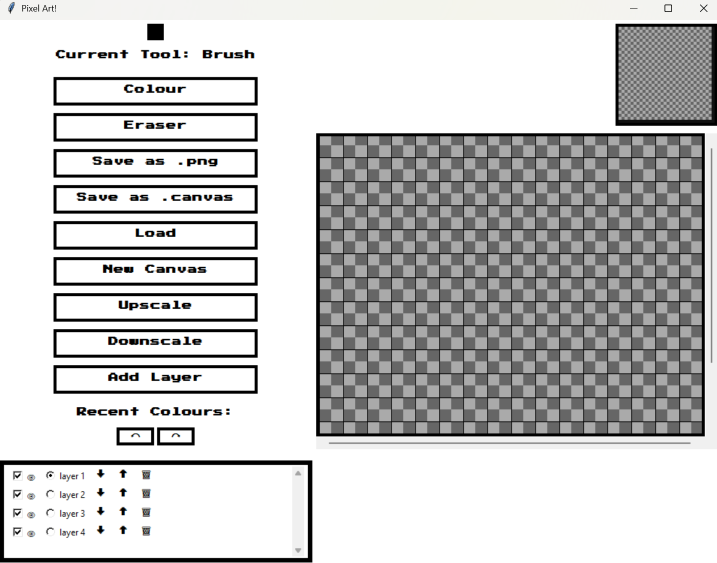
#> input picture image.png, 1434 x 1126 px (shown at 1/2 size)
$ python -i drawing_gui.py   (imports and definitions only)
#> lines starting #> are read from the running program, lines starting #| are printed output that depends on the picture
### src/layer.py
from __future__ import annotations
from typing import TextIO
from pixel import Pixel, convert_to_hex_rgb


# [37 lines left out: function average_pixels, not called in this run]


class Layer:
    """
    A representation of a single layer in a drawing application.

    Attributes:
    - name: the name of this Layer
    - visible: whether this layer is visible
    - _pixels: a list of lists representing the grid of pixels
    - size: the dimensions of this Layer

    Representation Invariants:
    - self.size[0] == len(self._pixels)
    - self.size[0] > 0 and self.size[1] > 0
    - len(self.name) > 0
    - each sublist in self._pixels represents a column of length self.size[1]
    """
    name: str
    visible: bool
    _pixels: list[list[Pixel]]
    size: tuple[int, int]

    def __init__(self, size: tuple[int, int],
                 bg: tuple[int, int, int] | None = None,
                 name: str = 'Layer') -> None:
        """
        Initialize this Layer with a <size[0]> * <size[1]> grid of pixels,
        where <size[0]> is the number of columns in the grid and <size[1]> is
        the number of rows in the grid.

        The layer will be named <name> and <bg> will be used as the background
        colour. If <bg> is not provided, the background should be transparent
        by default.

        The layer should initially be visible.

        Note: A layer could still be visible despite containing only transparent
            pixels.

        Preconditions:
        - bg is None or is_valid_rgb_colour(bg)
        - len(name) > 0

        >>> new_layer = Layer((3, 4), (51, 12, 47), 'New Layer')
        >>> new_layer.name == "New Layer"
        True
        >>> new_layer.visible
        True
        >>> new_layer.size
        (3, 4)
        >>> print(new_layer)  # Note: requires get_pixel to be implemented for this to work
        True
        (51, 12, 47)|(51, 12, 47)|(51, 12, 47)
        (51, 12, 47)|(51, 12, 47)|(51, 12, 47)
        (51, 12, 47)|(51, 12, 47)|(51, 12, 47)
        (51, 12, 47)|(51, 12, 47)|(51, 12, 47)
        """
        self.name = name
        self.visible = True
        self.size = size
        self._pixels = []
        for _ in range(size[0]):
            column = []
            for _ in range(size[1]):
                column.append(Pixel(bg))
            self._pixels.append(column)

    # [17 lines left out: function get_rgb_row, not called in this run]

    def get_pixel(self, loc: tuple[int, int]) -> Pixel:
        """
        Return the pixel located at <loc> in this Layer,
        where <loc> is in the form (col index, row index).

        Precondtions:
        - (0 <= loc[0] < self.size[0]) and (0 <= loc[1] < self.size[1])

        >>> l = Layer((2, 2))
        >>> pixel = l.get_pixel((0, 0))
        >>> pixel.is_transparent()
        True
        """
        col, row = loc
        return self._pixels[col][row]

    # [172 lines left out: functions get_hex_rgb, upscale, downscale, __str__, read_layer, not called in this run]


# Note: "# pragma: no cover" is a feature used by the code coverage module,
#       which indicates that the line of code containing the comment should
#       be excluded from the code coverage report. Here, we have used it to
#       restrict the code coverage to not include the main block
# [4 lines that do not run on import are left out]

### src/canvas.py
from __future__ import annotations
from typing import TextIO
from PIL import Image

from pixel import convert_to_hex_rgb
from layer import Layer


# [70 lines left out: functions canvas_to_png, _canvas_to_png_helper, load_canvas, blank_canvas, not called in this run]


class Canvas:
    """
    A representation of a drawing canvas for a pixel art program.
    A canvas consists of layers and operations that manipulate those layers.

    Attributes:
    - size: the size (width * height) of this canvas
    - active_layer_index: the index of the currently active layer or -1 if no layers exist
    - _layers: a list of layers in this canvas

    Representation Invariants:
    - (self.size[0] >= 1) and (self.size[1] >= 1)
    - (0 <= self.active_layer_index < len(self._layers)) or \
      (self.active_layer_index == -1 and len(self._layers) == 0)
    - The _layers are stored with the top-most layer at the front of the list
      (index 0) and the bottom-most layer at the end of the list, with
      intermediate layers consistently ordered.
    - each layer has size equal to self.size
    - no layer appears more than once in this canvas
    """
    size: tuple[int, int]
    active_layer_index: int
    _layers: list[Layer]

    def __init__(self, size: tuple[int, int] = (16, 16)) -> None:
        """
        Initialize this Canvas with the given <size>.
        <size> is of the form (number of columns, number of rows).

        The default size is (16, 16).

        A Canvas initially has no layers (and no active layer as a result.)

        Preconditions:
        - size[0] >= 1  and  size[1] >= 1

        >>> new_canvas = Canvas((4, 4))
        >>> new_canvas.size
        (4, 4)
        >>> new_canvas.active_layer_index
        -1
        """
        self.size = size
        self.active_layer_index = -1
        self._layers = []

    def add_layer(self, layer: Layer) -> None:
        """
        Add <layer> to the canvas such that it is the bottom-most layer.

        If there are no layers in the canvas, then the added layer should
        become the active layer.

        Preconditions:
        - layer.size == self.size
        - layer not in self._layers

        >>> layer_a = Layer((4, 4), None, 'Layer A')
        >>> new_canvas = Canvas((4, 4))
        >>> new_canvas.add_layer(layer_a)
        >>> new_canvas.active_layer_index
        0
        """
        self._layers.append(layer)
        if self.active_layer_index == -1:
            self.active_layer_index = 0

    # [335 lines left out: functions get_num_layers, get_layers, get_layer, get_active_layer, set_active_layer_index, change_active_layer and 7 more, not called in this run]


# [4 lines that do not run on import are left out]

### src/pixel.py
# [49 lines left out: functions is_valid_rgb_colour, convert_to_hex_rgb, not called in this run]


class Pixel:
    """
    A representation of a single pixel in a drawing application.

    Attributes:
    - rgb: the red, green, blue components of this Pixel.
           A value of None represents a transparent pixel.

    Representation Invariants:
    - self.rgb is None or is_valid_rgb_colour(self.rgb)
    """
    rgb: None | tuple[int, int, int]

    def __init__(self, rgb: tuple[int, int, int] | None = None) -> None:
        """
        Initialize this pixel with the <rgb> values provided. If <rgb> is not
        provided or is None, then the colour will be treated as 'transparent'.

        Preconditions:
        - rgb is None or is_valid_rgb_colour(rgb)

        >>> rose_quartz = Pixel((174, 140, 163))
        >>> rose_quartz.rgb
        (174, 140, 163)
        >>> teal = Pixel((0, 125, 125))
        >>> teal.rgb
        (0, 125, 125)
        """
        self.rgb = rgb

    # [45 lines left out: functions set, is_transparent, not called in this run]


# [4 lines that do not run on import are left out]

### src/drawing_gui.py
from __future__ import annotations
import tkinter as tk
import tkinter.font as tkFont
from tkinter import filedialog, colorchooser
from datetime import datetime
from PIL import Image
import math
import copy

from canvas import Canvas, load_canvas, blank_canvas
from layer import Layer


DEFAULT_CANVAS_SIZE = 512
DEFAULT_BLANK_CANVAS_SIZE = 16
DEFAULT_NUM_LAYERS = 4
DEFAULT_LOAD_CANVAS_SIZE = 64

FONT_NAME = "Press Start 2P"
FONT = (FONT_NAME, 10, "bold")

BTN_STYLE = {
    "font": FONT,
    "bg": "white",
    "fg": "black",
    "activebackground": "#ddd",
    "activeforeground": "black",
    "borderwidth": 4,
    "relief": "solid",
    "padx": 5,
    "pady": 2
}

SMALL_BTN_STYLE = BTN_STYLE.copy()
# [10 lines not run here, left out]


# [35 lines that did not run here, left out]


# [1 line that did not run here, left out]


# [31 lines left out: function interpolate, not called in this run]


def canvas_from_png(path: str) -> Canvas:
    """
    Return a Canvas instance from the given <path>.

    The name of the resulting canvas will be the <path> but with the '.png'
    extension replaced with '_pixel_art'. This is to prevent the user from
    accidentally overwriting the original <path>.

    Preconditions:
    - path.endswith('.png')
    """
#> called with path = '../image.png'
    image = Image.open(path)
#> image is the input picture: PIL image 1434x1126 RGBA; mean R, G, B, A 198.2, 198.2, 198, 255
    size = DEFAULT_LOAD_CANVAS_SIZE
    if image.width == image.height and \
            int(math.log2(image.width)) == math.log2(image.width):
        scaled = image
        size = image.width
    else:
        scaled = image.resize((size, size), 5).convert('RGBA')
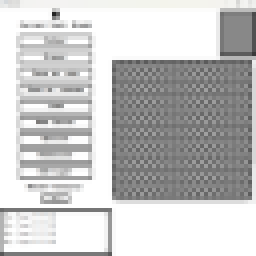
#> scaled: PIL image 64x64 RGBA (shown 4 times larger); mean R, G, B, A 198, 198, 197.9, 255

    c = Canvas((size, size))

    layer = Layer((size, size))
    for x in range(size):
        for y in range(size):
            color = scaled.getpixel((x, y))
            if color == 255:
                color = (0, 0, 0, 0)
            layer.get_pixel((x, y)).rgb = color[:-1]
            if color[-1] == 0:
                layer.get_pixel((x, y)).rgb = None
    c.add_layer(layer)
    return c


# [12 lines left out: functions _load_image, _new_image, not called in this run]


class DrawingGUI:
    """
    A GUI for drawing pixel art.

    Attributes:
        - last_updated_position: The last position that was drawn.
        - file_name: The name of the canvas/image being drawn on.
        - canvas_size: The dimensions of the image (i.e. the number of pixels)
        - viewport_size: The size of the drawing area in the gui.
        - colour: The hex code of the currently active colour or None if
                  transparent.
        - recent_colours: A list of the most recently used colours.
        - _canvas: The Canvas for that this DrawingGUI uses,
        - _total_layers: The total number of layers that have been created
                         in this canvas.
        - _current_tool: The name of the current tool being used.
        - _undo_stack: A stack of actions that can be undone.
        - _redo_stack: A stack of actions that can be redone.
    """
    last_updated_position: None | tuple[int, int]
    file_name: str
    canvas_size: int
    viewport_size: int
    colour: str | None
    recent_colours: list[str]
    _canvas: Canvas
    _total_layers: int
    _current_tool: str
    _undo_stack: list[tuple[str, dict]]
    _redo_stack: list[tuple[str, dict]]

    # [582 lines left out: functions __init__, _initialize_gui_components, _push_undo, _set_current_tool, _select_tool, set_transparent and 23 more, not called in this run]


# [2 lines not run here, left out]

>>> result = canvas_from_png('../image.png')
